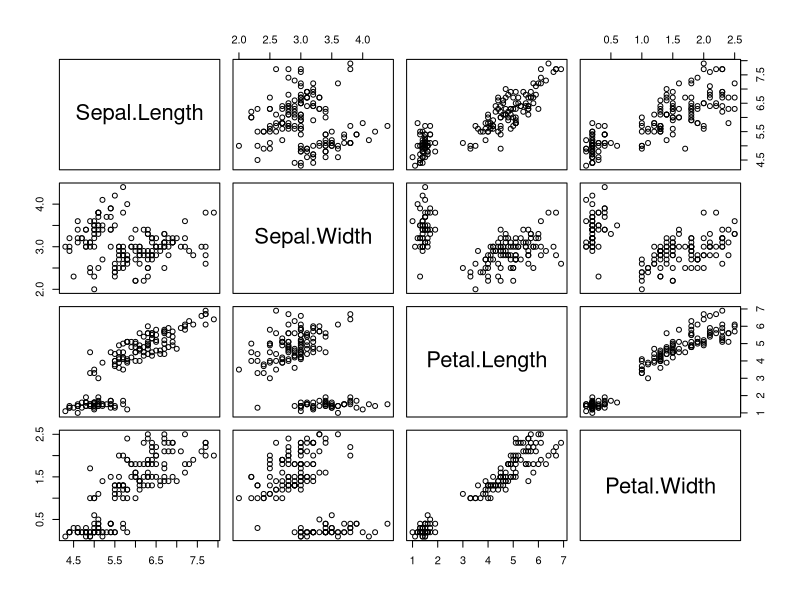
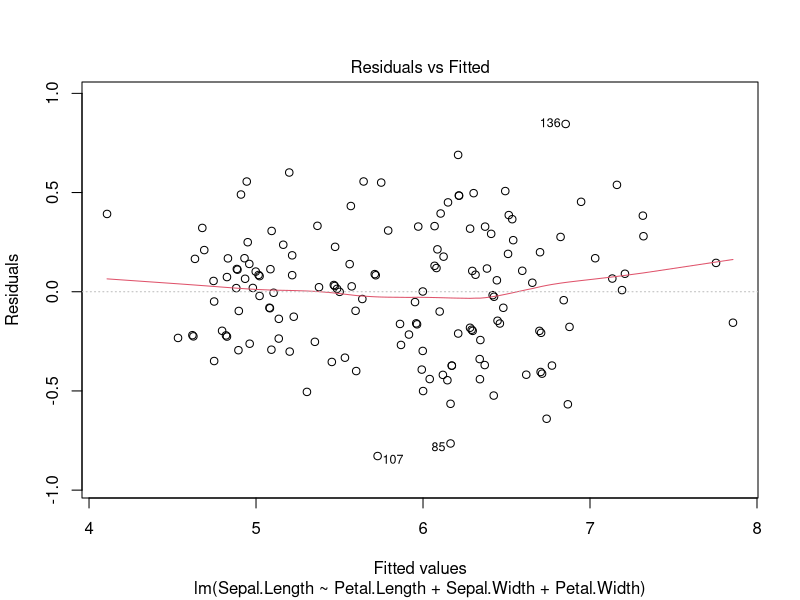
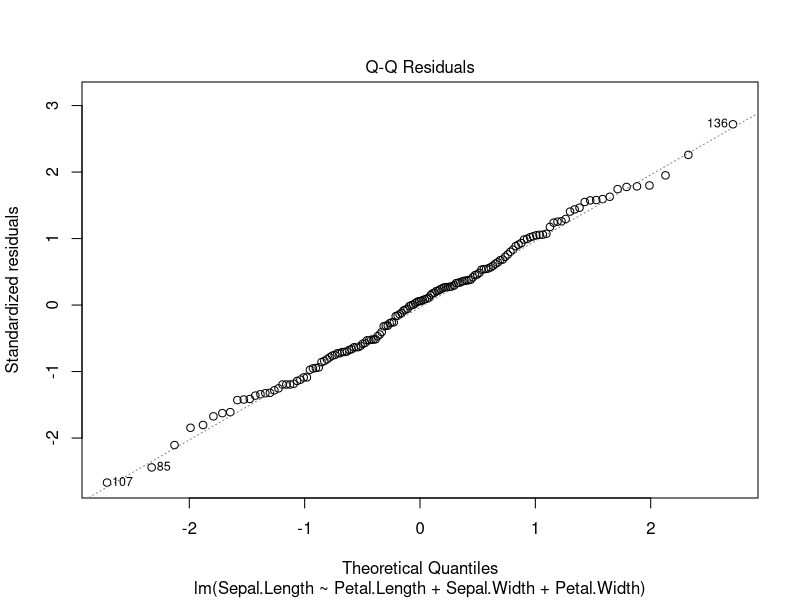
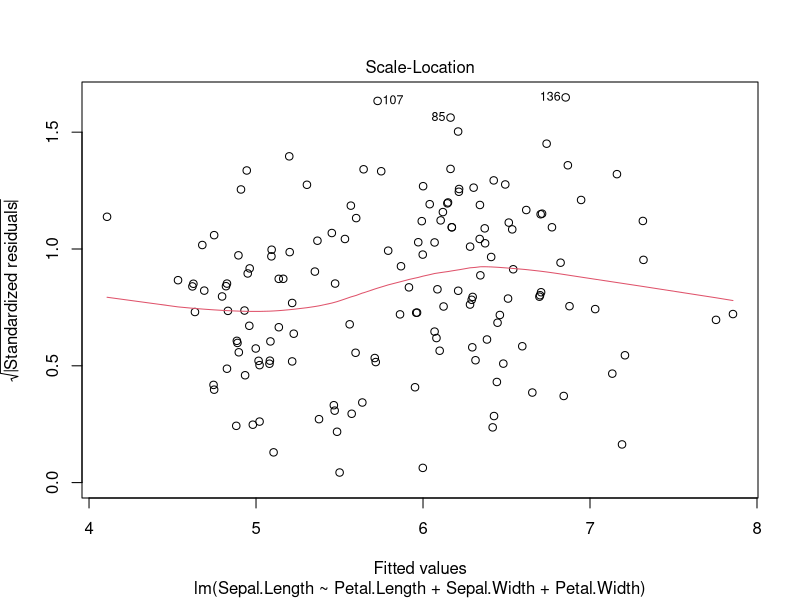
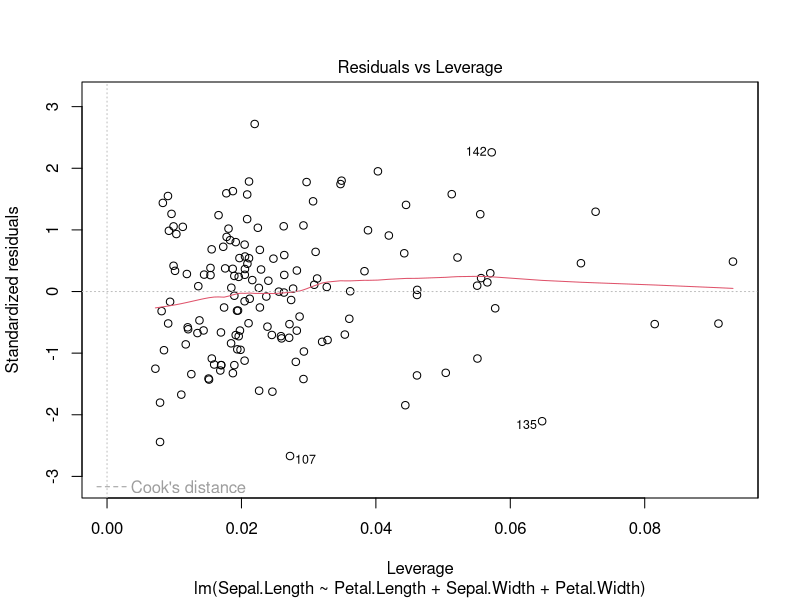

Write R code to recreate these figures, in order. (Note: this script raises an error after producing the figures.)
# Modeling in R

# Linear Regression
# Subset only the numerical variables of the data
iris.num <- subset(iris, select = c("Sepal.Length", "Sepal.Width", "Petal.Length", "Petal.Width"))

# correlation between variables
cor(iris.num) 

# Simple plot of the data
plot(iris.num)

# Fit regression model with one explanatory variable
iris.lr <- lm(Sepal.Length ~ Petal.Length,   data=iris.num)

# Summary of the model 
summary(iris.lr) 

# Linear regression multiple explanatory variables
iris.lr2 <- lm(Sepal.Length ~ Petal.Length + Sepal.Width + Petal.Width, data=iris.num)

# Print regression coefficients
summary(iris.lr2)
plot(iris.lr2)    # plot results

# Model accuracy evaluation
# Residual sum of squares
rss <- c(crossprod(iris.lr$residuals))

# Mean squared error
mse <- rss / length(iris.lr$residuals)

# Root Mean Squared Error
rmse <- sqrt(mse)

# Logistic Regression
# Load data set
data(GermanCredit)

# Load data set
log_model <- glm(Class ~ Age + ForeignWorker + Property.RealEstate 
                 + Housing.Own + CreditHistory.Critical, 
                 data=GermanCredit, family="binomial")

# Summary of model coefficients
summary(log_model)

# Test diagnostics
anova(log_model, test = "Chisq")

# Load caret library
library(caret)

# Partition data so that 60% is used for training
train <- createDataPartition(GermanCredit$Class, p=0.6, list=FALSE)

# Separate data into training and testing 
training <- GermanCredit[ train, ]
testing <- GermanCredit[ -train, ]

# Fit the model using the training data set
car_model <- train(Class ~ Age + ForeignWorker + Property.RealEstate + Housing.Own + CreditHistory.Critical,  data=training, method="glm", family="binomial")

# Predict Good / Bad
predict(car_model, newdata=testing)

# Predict probability of Good / Bad to occur
predict(car_model, newdata=testing, type="prob")

# K-means clustering
# Select the petal length and width as the features to base the clustering on 
irisCluster <- kmeans(iris[, 3:4], 3, nstart = 20)

# Comparison between the clusters and the actual species
table(irisCluster$cluster, iris$Species)

# Change resulting clusters to factors for easier plotting
irisCluster$cluster <- as.factor(irisCluster$cluster)

# Plot the clustering results using ggplot
ggplot(iris, aes(Petal.Length, Petal.Width, color = irisCluster$cluster)) + geom_point()

